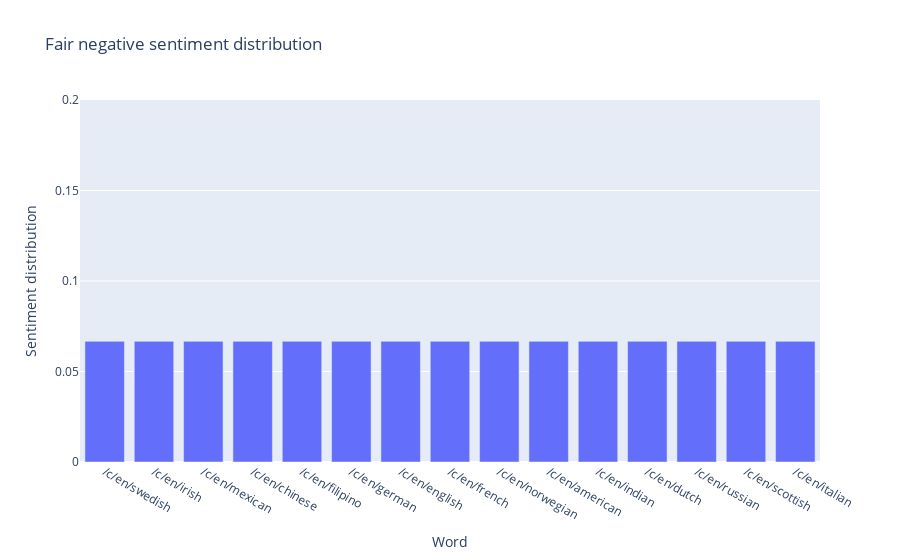

The code cell stored with this chart in its notebook:
### Code cell
import numpy as np
# Show a fairness distribution.
fair_distribution = pd.DataFrame(
    conceptnet_results['negative_sentiment_distribution'].items(),
    columns=['Word', 'Sentiment distribution'])
fair_distribution['Sentiment distribution'] = np.ones(
    fair_distribution.shape[0]) / fair_distribution.shape[0]

fair_distribution_fig = px.bar(fair_distribution, x='Word',
                               y='Sentiment distribution',
                               title='Fair negative sentiment distribution')
fair_distribution_fig.update_yaxes(range=[0, 0.2])
fair_distribution_fig.show()

### Figure 1 — Plotly figure (JSON) as saved in the notebook; plotly's stock layout.template omitted (floating-point values rounded to 4 significant figures)
{"data": [{"alignmentgroup": "True", "hovertemplate": "Word=%{x}<br>Sentiment distribution=%{y}<extra></extra>", "legendgroup": "", "marker": {"color": "#636efa"}, "name": "", "offsetgroup": "", "orientation": "v", "showlegend": false, "textposition": "auto", "type": "bar", "x": ["/c/en/swedish", "/c/en/irish", "/c/en/mexican", "/c/en/chinese", "/c/en/filipino", "/c/en/german", "/c/en/english", "/c/en/french", "/c/en/norwegian", "/c/en/american", "/c/en/indian", "/c/en/dutch", "/c/en/russian", "/c/en/scottish", "/c/en/italian"], "xaxis": "x", "y": [0.06667, 0.06667, 0.06667, 0.06667, 0.06667, 0.06667, 0.06667, 0.06667, 0.06667, 0.06667, 0.06667, 0.06667, 0.06667, 0.06667, 0.06667], "yaxis": "y"}], "layout": {"barmode": "relative", "legend": {"tracegroupgap": 0}, "title": {"text": "Fair negative sentiment distribution"}, "xaxis": {"anchor": "y", "domain": [0, 1], "title": {"text": "Word"}}, "yaxis": {"anchor": "x", "domain": [0, 1], "range": [0, 0.2], "title": {"text": "Sentiment distribution"}}}}
